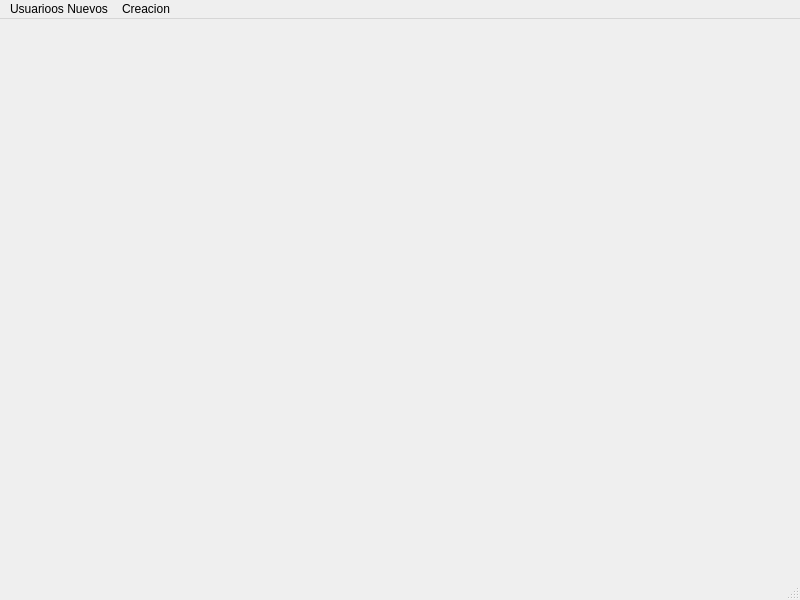
<?xml version="1.0" encoding="UTF-8"?>
<ui version="4.0">
 <class>MainWindow</class>
 <widget class="QMainWindow" name="MainWindow">
  <property name="geometry">
   <rect>
    <x>0</x>
    <y>0</y>
    <width>800</width>
    <height>600</height>
   </rect>
  </property>
  <property name="windowTitle">
   <string>MainWindow</string>
  </property>
  <widget class="QWidget" name="centralwidget">
   <widget class="QWidget" name="widget" native="true">
    <property name="geometry">
     <rect>
      <x>110</x>
      <y>100</y>
      <width>120</width>
      <height>80</height>
     </rect>
    </property>
   </widget>
  </widget>
  <widget class="QMenuBar" name="menubar">
   <property name="geometry">
    <rect>
     <x>0</x>
     <y>0</y>
     <width>800</width>
     <height>26</height>
    </rect>
   </property>
   <widget class="QMenu" name="menuUsuarioos_Nuevos">
    <property name="title">
     <string>Usuarioos Nuevos</string>
    </property>
    <addaction name="actionFormatos_2"/>
   </widget>
   <widget class="QMenu" name="menuCreacion">
    <property name="title">
     <string>Creacion</string>
    </property>
   </widget>
   <addaction name="menuUsuarioos_Nuevos"/>
   <addaction name="menuCreacion"/>
  </widget>
  <widget class="QStatusBar" name="statusbar"/>
  <action name="actionFormatos">
   <property name="text">
    <string>Formatos</string>
   </property>
  </action>
  <action name="actionFormatos_2">
   <property name="text">
    <string>Formatos</string>
   </property>
  </action>
 </widget>
 <resources/>
 <connections/>
</ui>
